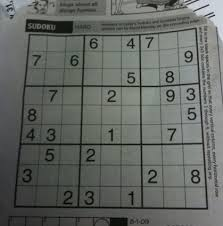
#> input picture Images/sudoku.jpg, 223 x 226 px, found by its file name
$ python 13.adaptive_thresholding.py
#> lines starting #> are read from the running program, lines starting #| are printed output that depends on the picture; after the words box and inside, x2 and y2 are one past the last pixel; in counts of white or black regions, pixels touching at a corner belong together
#perivious thresholding set global thresholding value means it is same for the pixels of image
import cv2
import numpy as np

#thresholding calculating for smaller reigon of images
#whre image have different lightning conditions in different region
img =cv2.imread("images/sudoku.jpg",0)
#> img: shape (226, 223); min 0, max 221, mean 101.8
ret,thresh1=cv2.threshold(img,127,255,cv2.THRESH_BINARY)
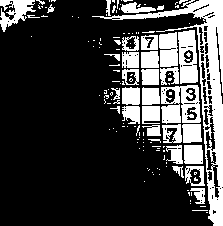
#> thresh1: shape (226, 223); 24.6% white; 141 white regions (107 under 20 px), largest, box (x1, y1, x2, y2) and area: (92, 0, 223, 226) 4064, (161, 85, 201, 124) 1062, (178, 30, 198, 84) 799
th2=cv2.adaptiveThreshold(img,255,cv2.ADAPTIVE_THRESH_MEAN_C,cv2.THRESH_BINARY,11,3)
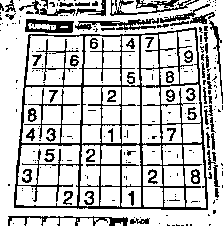
#> th2: shape (226, 223); 76.5% white; black in thin lines or dots
th3=cv2.adaptiveThreshold(img,255,cv2.ADAPTIVE_THRESH_GAUSSIAN_C,cv2.THRESH_BINARY,11,3)
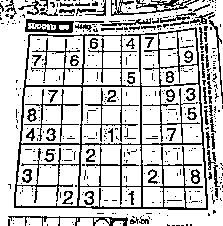
#> th3: shape (226, 223); 77.7% white; black in thin lines or dots

cv2.imshow("image",img)
cv2.imshow("thresh1",thresh1)
cv2.imshow("thresh2",th2)
cv2.imshow("thresh3",th3)

#image have diff illumination region


cv2.waitKey(0)
cv2.destroyAllWindows()
